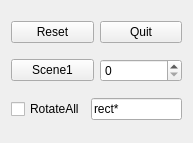
<?xml version="1.0" encoding="UTF-8"?>
<ui version="4.0">
 <class>ControllerWidget</class>
 <widget class="QWidget" name="ControllerWidget">
  <property name="geometry">
   <rect>
    <x>0</x>
    <y>0</y>
    <width>193</width>
    <height>143</height>
   </rect>
  </property>
  <property name="windowTitle">
   <string>Form</string>
  </property>
  <layout class="QVBoxLayout" name="verticalLayout">
   <item>
    <layout class="QHBoxLayout" name="horizontalLayout">
     <item>
      <widget class="QPushButton" name="mReset">
       <property name="text">
        <string>Reset</string>
       </property>
      </widget>
     </item>
     <item>
      <widget class="QPushButton" name="mQuit">
       <property name="text">
        <string>Quit</string>
       </property>
      </widget>
     </item>
    </layout>
   </item>
   <item>
    <layout class="QHBoxLayout" name="horizontalLayout_2">
     <item>
      <widget class="QPushButton" name="mScene1">
       <property name="text">
        <string>Scene1</string>
       </property>
      </widget>
     </item>
     <item>
      <widget class="QSpinBox" name="mScene1Int"/>
     </item>
    </layout>
   </item>
   <item>
    <layout class="QHBoxLayout" name="horizontalLayout_3">
     <item>
      <widget class="QCheckBox" name="mRotateAll">
       <property name="text">
        <string>RotateAll</string>
       </property>
      </widget>
     </item>
     <item>
      <widget class="QLineEdit" name="fRotateEdit">
       <property name="text">
        <string>rect*</string>
       </property>
      </widget>
     </item>
    </layout>
   </item>
  </layout>
 </widget>
 <resources/>
 <connections/>
</ui>
